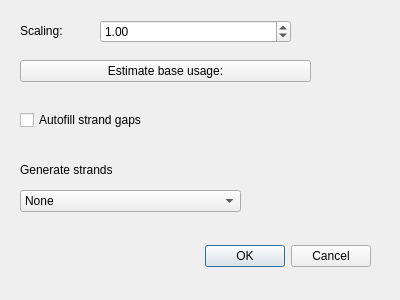
<?xml version="1.0" encoding="UTF-8"?>
<ui version="4.0">
 <class>ScaffoldfreeDialog</class>
 <widget class="QDialog" name="ScaffoldfreeDialog">
  <property name="geometry">
   <rect>
    <x>0</x>
    <y>0</y>
    <width>400</width>
    <height>300</height>
   </rect>
  </property>
  <property name="windowTitle">
   <string>Dialog</string>
  </property>
  <widget class="QDialogButtonBox" name="buttonBox">
   <property name="geometry">
    <rect>
     <x>30</x>
     <y>240</y>
     <width>341</width>
     <height>32</height>
    </rect>
   </property>
   <property name="orientation">
    <enum>Qt::Horizontal</enum>
   </property>
   <property name="standardButtons">
    <set>QDialogButtonBox::Cancel|QDialogButtonBox::Ok</set>
   </property>
  </widget>
  <widget class="QLabel" name="label">
   <property name="geometry">
    <rect>
     <x>20</x>
     <y>20</y>
     <width>51</width>
     <height>21</height>
    </rect>
   </property>
   <property name="text">
    <string>Scaling:</string>
   </property>
  </widget>
  <widget class="QDoubleSpinBox" name="doubleSpinBox">
   <property name="geometry">
    <rect>
     <x>100</x>
     <y>20</y>
     <width>191</width>
     <height>23</height>
    </rect>
   </property>
   <property name="value">
    <double>1.000000000000000</double>
   </property>
  </widget>
  <widget class="QPushButton" name="pushButton">
   <property name="geometry">
    <rect>
     <x>20</x>
     <y>60</y>
     <width>291</width>
     <height>22</height>
    </rect>
   </property>
   <property name="text">
    <string>Estimate base usage:</string>
   </property>
  </widget>
  <widget class="QWidget" name="verticalLayoutWidget">
   <property name="geometry">
    <rect>
     <x>20</x>
     <y>100</y>
     <width>231</width>
     <height>41</height>
    </rect>
   </property>
   <layout class="QVBoxLayout" name="verticalLayout">
    <item>
     <widget class="QCheckBox" name="autofillStrandGaps">
      <property name="text">
       <string>Autofill strand gaps</string>
      </property>
     </widget>
    </item>
   </layout>
  </widget>
  <widget class="QLabel" name="label_5">
   <property name="geometry">
    <rect>
     <x>20</x>
     <y>160</y>
     <width>211</width>
     <height>20</height>
    </rect>
   </property>
   <property name="text">
    <string>Generate strands</string>
   </property>
  </widget>
  <widget class="QComboBox" name="comboBox">
   <property name="geometry">
    <rect>
     <x>20</x>
     <y>190</y>
     <width>221</width>
     <height>22</height>
    </rect>
   </property>
   <item>
    <property name="text">
     <string>None</string>
    </property>
   </item>
   <item>
    <property name="text">
     <string>Random</string>
    </property>
   </item>
   <item>
    <property name="text">
     <string>Simulated annealing</string>
    </property>
   </item>
  </widget>
 </widget>
 <resources/>
 <connections>
  <connection>
   <sender>buttonBox</sender>
   <signal>accepted()</signal>
   <receiver>ScaffoldfreeDialog</receiver>
   <slot>accept()</slot>
   <hints>
    <hint type="sourcelabel">
     <x>248</x>
     <y>254</y>
    </hint>
    <hint type="destinationlabel">
     <x>157</x>
     <y>274</y>
    </hint>
   </hints>
  </connection>
  <connection>
   <sender>buttonBox</sender>
   <signal>rejected()</signal>
   <receiver>ScaffoldfreeDialog</receiver>
   <slot>reject()</slot>
   <hints>
    <hint type="sourcelabel">
     <x>316</x>
     <y>260</y>
    </hint>
    <hint type="destinationlabel">
     <x>286</x>
     <y>274</y>
    </hint>
   </hints>
  </connection>
 </connections>
</ui>
